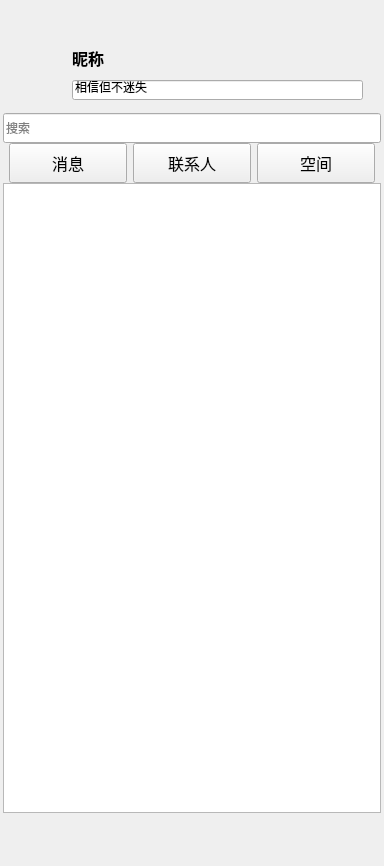
<?xml version="1.0" encoding="UTF-8"?>
<ui version="4.0">
 <class>MainWidget</class>
 <widget class="QWidget" name="MainWidget">
  <property name="geometry">
   <rect>
    <x>0</x>
    <y>0</y>
    <width>384</width>
    <height>866</height>
   </rect>
  </property>
  <property name="minimumSize">
   <size>
    <width>288</width>
    <height>588</height>
   </size>
  </property>
  <property name="maximumSize">
   <size>
    <width>605</width>
    <height>1080</height>
   </size>
  </property>
  <property name="windowTitle">
   <string>Form</string>
  </property>
  <layout class="QGridLayout" name="gridLayout_3">
   <property name="leftMargin">
    <number>3</number>
   </property>
   <property name="topMargin">
    <number>3</number>
   </property>
   <property name="rightMargin">
    <number>3</number>
   </property>
   <property name="bottomMargin">
    <number>3</number>
   </property>
   <property name="spacing">
    <number>0</number>
   </property>
   <item row="0" column="0">
    <widget class="QWidget" name="widgetMain" native="true">
     <property name="sizePolicy">
      <sizepolicy hsizetype="Preferred" vsizetype="Preferred">
       <horstretch>0</horstretch>
       <verstretch>0</verstretch>
      </sizepolicy>
     </property>
     <layout class="QGridLayout" name="gridLayout_2">
      <property name="leftMargin">
       <number>0</number>
      </property>
      <property name="topMargin">
       <number>0</number>
      </property>
      <property name="rightMargin">
       <number>0</number>
      </property>
      <property name="bottomMargin">
       <number>0</number>
      </property>
      <property name="spacing">
       <number>0</number>
      </property>
      <item row="0" column="0">
       <widget class="QWidget" name="widgetTop" native="true">
        <property name="sizePolicy">
         <sizepolicy hsizetype="Preferred" vsizetype="Fixed">
          <horstretch>0</horstretch>
          <verstretch>0</verstretch>
         </sizepolicy>
        </property>
        <property name="minimumSize">
         <size>
          <width>0</width>
          <height>140</height>
         </size>
        </property>
        <property name="maximumSize">
         <size>
          <width>16777215</width>
          <height>140</height>
         </size>
        </property>
        <property name="styleSheet">
         <string notr="true"/>
        </property>
        <layout class="QGridLayout" name="gridLayout_4">
         <property name="leftMargin">
          <number>0</number>
         </property>
         <property name="topMargin">
          <number>0</number>
         </property>
         <property name="rightMargin">
          <number>0</number>
         </property>
         <property name="bottomMargin">
          <number>0</number>
         </property>
         <property name="verticalSpacing">
          <number>0</number>
         </property>
         <item row="2" column="0">
          <widget class="QWidget" name="widgetLineEdit" native="true">
           <property name="sizePolicy">
            <sizepolicy hsizetype="Preferred" vsizetype="Fixed">
             <horstretch>0</horstretch>
             <verstretch>0</verstretch>
            </sizepolicy>
           </property>
           <property name="minimumSize">
            <size>
             <width>0</width>
             <height>30</height>
            </size>
           </property>
           <property name="maximumSize">
            <size>
             <width>16777215</width>
             <height>30</height>
            </size>
           </property>
           <layout class="QGridLayout" name="gridLayout">
            <property name="leftMargin">
             <number>0</number>
            </property>
            <property name="topMargin">
             <number>0</number>
            </property>
            <property name="rightMargin">
             <number>0</number>
            </property>
            <property name="bottomMargin">
             <number>0</number>
            </property>
            <property name="spacing">
             <number>0</number>
            </property>
            <item row="0" column="0">
             <widget class="QLineEdit" name="lineEditSearch">
              <property name="sizePolicy">
               <sizepolicy hsizetype="Expanding" vsizetype="Fixed">
                <horstretch>0</horstretch>
                <verstretch>0</verstretch>
               </sizepolicy>
              </property>
              <property name="minimumSize">
               <size>
                <width>0</width>
                <height>30</height>
               </size>
              </property>
              <property name="maximumSize">
               <size>
                <width>16777215</width>
                <height>30</height>
               </size>
              </property>
              <property name="placeholderText">
               <string>搜索</string>
              </property>
              <property name="clearButtonEnabled">
               <bool>true</bool>
              </property>
             </widget>
            </item>
           </layout>
          </widget>
         </item>
         <item row="0" column="0">
          <widget class="QWidget" name="widgetTopBar" native="true">
           <property name="minimumSize">
            <size>
             <width>0</width>
             <height>32</height>
            </size>
           </property>
           <property name="maximumSize">
            <size>
             <width>16777215</width>
             <height>32</height>
            </size>
           </property>
           <layout class="QHBoxLayout" name="horizontalLayout">
            <property name="spacing">
             <number>0</number>
            </property>
            <property name="leftMargin">
             <number>0</number>
            </property>
            <property name="topMargin">
             <number>0</number>
            </property>
            <property name="rightMargin">
             <number>0</number>
            </property>
            <property name="bottomMargin">
             <number>0</number>
            </property>
            <item>
             <spacer name="horizontalSpacer">
              <property name="orientation">
               <enum>Qt::Horizontal</enum>
              </property>
              <property name="sizeHint" stdset="0">
               <size>
                <width>311</width>
                <height>20</height>
               </size>
              </property>
             </spacer>
            </item>
            <item>
             <widget class="QToolButton" name="toolButtonSkin">
              <property name="minimumSize">
               <size>
                <width>32</width>
                <height>32</height>
               </size>
              </property>
              <property name="maximumSize">
               <size>
                <width>32</width>
                <height>32</height>
               </size>
              </property>
              <property name="toolTip">
               <string>个性装扮</string>
              </property>
              <property name="text">
               <string/>
              </property>
              <property name="icon">
               <iconset resource="res.qrc">
                <normaloff>:/main/res/main/skin.png</normaloff>:/main/res/main/skin.png</iconset>
              </property>
              <property name="autoRaise">
               <bool>true</bool>
              </property>
             </widget>
            </item>
            <item>
             <widget class="QToolButton" name="toolButtonEmail">
              <property name="minimumSize">
               <size>
                <width>32</width>
                <height>32</height>
               </size>
              </property>
              <property name="maximumSize">
               <size>
                <width>32</width>
                <height>32</height>
               </size>
              </property>
              <property name="toolTip">
               <string>MQ邮箱</string>
              </property>
              <property name="text">
               <string/>
              </property>
              <property name="icon">
               <iconset resource="res.qrc">
                <normaloff>:/main/res/main/email.png</normaloff>:/main/res/main/email.png</iconset>
              </property>
              <property name="autoRaise">
               <bool>true</bool>
              </property>
             </widget>
            </item>
            <item>
             <widget class="QToolButton" name="toolButtonAdd">
              <property name="minimumSize">
               <size>
                <width>32</width>
                <height>32</height>
               </size>
              </property>
              <property name="maximumSize">
               <size>
                <width>32</width>
                <height>32</height>
               </size>
              </property>
              <property name="toolTip">
               <string>界面管理器</string>
              </property>
              <property name="text">
               <string/>
              </property>
              <property name="icon">
               <iconset resource="res.qrc">
                <normaloff>:/main/res/main/main-add.png</normaloff>:/main/res/main/main-add.png</iconset>
              </property>
              <property name="autoRaise">
               <bool>true</bool>
              </property>
             </widget>
            </item>
            <item>
             <widget class="QToolButton" name="toolButtonMore">
              <property name="minimumSize">
               <size>
                <width>32</width>
                <height>32</height>
               </size>
              </property>
              <property name="maximumSize">
               <size>
                <width>32</width>
                <height>32</height>
               </size>
              </property>
              <property name="text">
               <string/>
              </property>
              <property name="icon">
               <iconset resource="res.qrc">
                <normaloff>:/main/res/main/main-more.png</normaloff>:/main/res/main/main-more.png</iconset>
              </property>
              <property name="autoRaise">
               <bool>true</bool>
              </property>
             </widget>
            </item>
            <item>
             <widget class="QToolButton" name="toolButtonMin">
              <property name="minimumSize">
               <size>
                <width>32</width>
                <height>32</height>
               </size>
              </property>
              <property name="maximumSize">
               <size>
                <width>32</width>
                <height>32</height>
               </size>
              </property>
              <property name="toolTip">
               <string>最小化</string>
              </property>
              <property name="text">
               <string/>
              </property>
              <property name="icon">
               <iconset resource="res.qrc">
                <normaloff>:/main/res/main/main-min.png</normaloff>:/main/res/main/main-min.png</iconset>
              </property>
              <property name="autoRaise">
               <bool>true</bool>
              </property>
             </widget>
            </item>
            <item>
             <widget class="QToolButton" name="toolButtonClose">
              <property name="minimumSize">
               <size>
                <width>32</width>
                <height>32</height>
               </size>
              </property>
              <property name="maximumSize">
               <size>
                <width>32</width>
                <height>32</height>
               </size>
              </property>
              <property name="toolTip">
               <string>关闭</string>
              </property>
              <property name="text">
               <string/>
              </property>
              <property name="icon">
               <iconset resource="res.qrc">
                <normaloff>:/main/res/main/main-close.png</normaloff>:/main/res/main/main-close.png</iconset>
              </property>
              <property name="autoRaise">
               <bool>true</bool>
              </property>
             </widget>
            </item>
           </layout>
          </widget>
         </item>
         <item row="1" column="0">
          <widget class="QWidget" name="widgetTopMain" native="true">
           <widget class="QLabel" name="labelHead">
            <property name="geometry">
             <rect>
              <x>9</x>
              <y>12</y>
              <width>54</width>
              <height>54</height>
             </rect>
            </property>
            <property name="minimumSize">
             <size>
              <width>54</width>
              <height>54</height>
             </size>
            </property>
            <property name="maximumSize">
             <size>
              <width>54</width>
              <height>54</height>
             </size>
            </property>
            <property name="text">
             <string/>
            </property>
           </widget>
           <widget class="QLabel" name="labelNickname">
            <property name="geometry">
             <rect>
              <x>69</x>
              <y>13</y>
              <width>291</width>
              <height>20</height>
             </rect>
            </property>
            <property name="sizePolicy">
             <sizepolicy hsizetype="Expanding" vsizetype="Preferred">
              <horstretch>0</horstretch>
              <verstretch>0</verstretch>
             </sizepolicy>
            </property>
            <property name="minimumSize">
             <size>
              <width>0</width>
              <height>20</height>
             </size>
            </property>
            <property name="maximumSize">
             <size>
              <width>16777215</width>
              <height>20</height>
             </size>
            </property>
            <property name="font">
             <font>
              <pointsize>12</pointsize>
              <weight>75</weight>
              <bold>true</bold>
             </font>
            </property>
            <property name="text">
             <string>昵称</string>
            </property>
           </widget>
           <widget class="QLineEdit" name="lineEditSignature">
            <property name="geometry">
             <rect>
              <x>69</x>
              <y>45</y>
              <width>291</width>
              <height>20</height>
             </rect>
            </property>
            <property name="text">
             <string>相信但不迷失</string>
            </property>
           </widget>
          </widget>
         </item>
        </layout>
       </widget>
      </item>
      <item row="1" column="0">
       <widget class="QWidget" name="widgetMiddle" native="true">
        <layout class="QGridLayout" name="gridLayout_5">
         <property name="leftMargin">
          <number>0</number>
         </property>
         <property name="topMargin">
          <number>0</number>
         </property>
         <property name="rightMargin">
          <number>0</number>
         </property>
         <property name="bottomMargin">
          <number>0</number>
         </property>
         <property name="spacing">
          <number>0</number>
         </property>
         <item row="0" column="0">
          <widget class="QWidget" name="widgetMiddleTop" native="true">
           <property name="sizePolicy">
            <sizepolicy hsizetype="Preferred" vsizetype="Fixed">
             <horstretch>0</horstretch>
             <verstretch>0</verstretch>
            </sizepolicy>
           </property>
           <property name="minimumSize">
            <size>
             <width>0</width>
             <height>40</height>
            </size>
           </property>
           <property name="maximumSize">
            <size>
             <width>16777215</width>
             <height>40</height>
            </size>
           </property>
           <layout class="QGridLayout" name="gridLayout_6">
            <property name="leftMargin">
             <number>6</number>
            </property>
            <property name="topMargin">
             <number>0</number>
            </property>
            <property name="rightMargin">
             <number>6</number>
            </property>
            <property name="bottomMargin">
             <number>0</number>
            </property>
            <property name="horizontalSpacing">
             <number>6</number>
            </property>
            <property name="verticalSpacing">
             <number>0</number>
            </property>
            <item row="0" column="0">
             <widget class="QPushButton" name="pushButtonMessage">
              <property name="minimumSize">
               <size>
                <width>0</width>
                <height>40</height>
               </size>
              </property>
              <property name="maximumSize">
               <size>
                <width>16777215</width>
                <height>40</height>
               </size>
              </property>
              <property name="font">
               <font>
                <family>微软雅黑</family>
                <pointsize>12</pointsize>
               </font>
              </property>
              <property name="toolTip">
               <string>消息</string>
              </property>
              <property name="toolTipDuration">
               <number>1</number>
              </property>
              <property name="text">
               <string>消息</string>
              </property>
              <property name="checkable">
               <bool>true</bool>
              </property>
              <property name="checked">
               <bool>false</bool>
              </property>
              <property name="flat">
               <bool>false</bool>
              </property>
             </widget>
            </item>
            <item row="0" column="1">
             <widget class="QPushButton" name="pushButtonLinkman">
              <property name="minimumSize">
               <size>
                <width>0</width>
                <height>40</height>
               </size>
              </property>
              <property name="maximumSize">
               <size>
                <width>16777215</width>
                <height>40</height>
               </size>
              </property>
              <property name="font">
               <font>
                <family>微软雅黑</family>
                <pointsize>12</pointsize>
               </font>
              </property>
              <property name="toolTip">
               <string>联系人</string>
              </property>
              <property name="toolTipDuration">
               <number>1</number>
              </property>
              <property name="text">
               <string>联系人</string>
              </property>
              <property name="checkable">
               <bool>true</bool>
              </property>
              <property name="autoDefault">
               <bool>false</bool>
              </property>
              <property name="default">
               <bool>false</bool>
              </property>
             </widget>
            </item>
            <item row="0" column="2">
             <widget class="QPushButton" name="pushButtonSpace">
              <property name="minimumSize">
               <size>
                <width>0</width>
                <height>40</height>
               </size>
              </property>
              <property name="maximumSize">
               <size>
                <width>16777215</width>
                <height>40</height>
               </size>
              </property>
              <property name="font">
               <font>
                <family>微软雅黑</family>
                <pointsize>12</pointsize>
               </font>
              </property>
              <property name="toolTip">
               <string>空间</string>
              </property>
              <property name="toolTipDuration">
               <number>1</number>
              </property>
              <property name="text">
               <string>空间</string>
              </property>
              <property name="checkable">
               <bool>true</bool>
              </property>
             </widget>
            </item>
           </layout>
          </widget>
         </item>
         <item row="1" column="0">
          <widget class="QWidget" name="widgetMiddleBottom" native="true">
           <layout class="QGridLayout" name="gridLayout_7">
            <property name="leftMargin">
             <number>0</number>
            </property>
            <property name="topMargin">
             <number>0</number>
            </property>
            <property name="rightMargin">
             <number>0</number>
            </property>
            <property name="bottomMargin">
             <number>0</number>
            </property>
            <property name="spacing">
             <number>0</number>
            </property>
            <item row="0" column="0">
             <widget class="AnimationStackedWidget" name="stackedWidget">
              <property name="currentIndex">
               <number>0</number>
              </property>
              <widget class="QWidget" name="pageMessage">
               <layout class="QGridLayout" name="gridLayout_8">
                <property name="leftMargin">
                 <number>0</number>
                </property>
                <property name="topMargin">
                 <number>0</number>
                </property>
                <property name="rightMargin">
                 <number>0</number>
                </property>
                <property name="bottomMargin">
                 <number>0</number>
                </property>
                <property name="spacing">
                 <number>0</number>
                </property>
                <item row="0" column="0">
                 <widget class="MyListWidget" name="listWidgetMessage"/>
                </item>
               </layout>
              </widget>
              <widget class="QWidget" name="pageLinkman">
               <layout class="QGridLayout" name="gridLayout_9">
                <property name="leftMargin">
                 <number>0</number>
                </property>
                <property name="topMargin">
                 <number>0</number>
                </property>
                <property name="rightMargin">
                 <number>0</number>
                </property>
                <property name="bottomMargin">
                 <number>0</number>
                </property>
                <property name="spacing">
                 <number>0</number>
                </property>
                <item row="0" column="0">
                 <widget class="QTabWidget" name="tabWidgetLinkman">
                  <property name="font">
                   <font>
                    <family>微软雅黑</family>
                    <pointsize>10</pointsize>
                   </font>
                  </property>
                  <property name="toolTip">
                   <string/>
                  </property>
                  <property name="toolTipDuration">
                   <number>1</number>
                  </property>
                  <property name="currentIndex">
                   <number>0</number>
                  </property>
                  <widget class="QWidget" name="tabFriend">
                   <attribute name="title">
                    <string>好友</string>
                   </attribute>
                   <layout class="QGridLayout" name="gridLayout_10">
                    <property name="leftMargin">
                     <number>0</number>
                    </property>
                    <property name="topMargin">
                     <number>0</number>
                    </property>
                    <property name="rightMargin">
                     <number>0</number>
                    </property>
                    <property name="bottomMargin">
                     <number>0</number>
                    </property>
                    <property name="spacing">
                     <number>0</number>
                    </property>
                    <item row="0" column="0">
                     <widget class="MyTreeWidget" name="treeWidgetFriend">
                      <attribute name="headerVisible">
                       <bool>false</bool>
                      </attribute>
                      <column>
                       <property name="text">
                        <string notr="true">1</string>
                       </property>
                      </column>
                     </widget>
                    </item>
                   </layout>
                  </widget>
                  <widget class="QWidget" name="tabGroup">
                   <attribute name="title">
                    <string>群聊</string>
                   </attribute>
                   <layout class="QGridLayout" name="gridLayout_11">
                    <property name="leftMargin">
                     <number>0</number>
                    </property>
                    <property name="topMargin">
                     <number>0</number>
                    </property>
                    <property name="rightMargin">
                     <number>0</number>
                    </property>
                    <property name="bottomMargin">
                     <number>0</number>
                    </property>
                    <property name="spacing">
                     <number>0</number>
                    </property>
                    <item row="0" column="0">
                     <widget class="MyTreeWidget" name="treeWidgetGroup">
                      <attribute name="headerVisible">
                       <bool>false</bool>
                      </attribute>
                      <column>
                       <property name="text">
                        <string notr="true">1</string>
                       </property>
                      </column>
                     </widget>
                    </item>
                   </layout>
                  </widget>
                 </widget>
                </item>
               </layout>
              </widget>
              <widget class="QWidget" name="pageSpace"/>
             </widget>
            </item>
           </layout>
          </widget>
         </item>
        </layout>
       </widget>
      </item>
      <item row="2" column="0">
       <widget class="QWidget" name="widgetBottom" native="true">
        <property name="sizePolicy">
         <sizepolicy hsizetype="Preferred" vsizetype="Fixed">
          <horstretch>0</horstretch>
          <verstretch>0</verstretch>
         </sizepolicy>
        </property>
        <property name="minimumSize">
         <size>
          <width>0</width>
          <height>50</height>
         </size>
        </property>
        <property name="maximumSize">
         <size>
          <width>16777215</width>
          <height>50</height>
         </size>
        </property>
        <layout class="QGridLayout" name="gridLayout_12">
         <property name="topMargin">
          <number>0</number>
         </property>
         <property name="bottomMargin">
          <number>0</number>
         </property>
         <property name="spacing">
          <number>0</number>
         </property>
         <item row="0" column="0">
          <widget class="QToolButton" name="toolButtonMenu">
           <property name="minimumSize">
            <size>
             <width>40</width>
             <height>50</height>
            </size>
           </property>
           <property name="maximumSize">
            <size>
             <width>40</width>
             <height>50</height>
            </size>
           </property>
           <property name="toolTip">
            <string>主菜单</string>
           </property>
           <property name="text">
            <string/>
           </property>
           <property name="icon">
            <iconset resource="res.qrc">
             <normaloff>:/main/res/main/menu.png</normaloff>:/main/res/main/menu.png</iconset>
           </property>
           <property name="iconSize">
            <size>
             <width>23</width>
             <height>23</height>
            </size>
           </property>
           <property name="autoRaise">
            <bool>true</bool>
           </property>
          </widget>
         </item>
         <item row="0" column="1">
          <widget class="QToolButton" name="toolButtonAddFriend">
           <property name="minimumSize">
            <size>
             <width>40</width>
             <height>50</height>
            </size>
           </property>
           <property name="maximumSize">
            <size>
             <width>40</width>
             <height>50</height>
            </size>
           </property>
           <property name="toolTip">
            <string>添加好友/群</string>
           </property>
           <property name="text">
            <string/>
           </property>
           <property name="icon">
            <iconset resource="res.qrc">
             <normaloff>:/main/res/main/add-friend.png</normaloff>:/main/res/main/add-friend.png</iconset>
           </property>
           <property name="iconSize">
            <size>
             <width>22</width>
             <height>22</height>
            </size>
           </property>
           <property name="autoRaise">
            <bool>true</bool>
           </property>
          </widget>
         </item>
         <item row="0" column="2">
          <spacer name="horizontalSpacer_2">
           <property name="orientation">
            <enum>Qt::Horizontal</enum>
           </property>
           <property name="sizeHint" stdset="0">
            <size>
             <width>197</width>
             <height>20</height>
            </size>
           </property>
          </spacer>
         </item>
         <item row="0" column="3">
          <widget class="QToolButton" name="toolButtonMusic">
           <property name="minimumSize">
            <size>
             <width>40</width>
             <height>50</height>
            </size>
           </property>
           <property name="maximumSize">
            <size>
             <width>40</width>
             <height>50</height>
            </size>
           </property>
           <property name="toolTip">
            <string>MQ音乐</string>
           </property>
           <property name="text">
            <string/>
           </property>
           <property name="icon">
            <iconset resource="res.qrc">
             <normaloff>:/main/res/main/music.png</normaloff>:/main/res/main/music.png</iconset>
           </property>
           <property name="iconSize">
            <size>
             <width>30</width>
             <height>30</height>
            </size>
           </property>
           <property name="autoRaise">
            <bool>true</bool>
           </property>
          </widget>
         </item>
         <item row="0" column="4">
          <widget class="QToolButton" name="toolButtonApply">
           <property name="minimumSize">
            <size>
             <width>40</width>
             <height>50</height>
            </size>
           </property>
           <property name="maximumSize">
            <size>
             <width>40</width>
             <height>50</height>
            </size>
           </property>
           <property name="toolTip">
            <string>应用管理器</string>
           </property>
           <property name="text">
            <string/>
           </property>
           <property name="icon">
            <iconset resource="res.qrc">
             <normaloff>:/main/res/main/apply.png</normaloff>:/main/res/main/apply.png</iconset>
           </property>
           <property name="iconSize">
            <size>
             <width>30</width>
             <height>30</height>
            </size>
           </property>
           <property name="autoRaise">
            <bool>true</bool>
           </property>
          </widget>
         </item>
        </layout>
       </widget>
      </item>
     </layout>
    </widget>
   </item>
  </layout>
 </widget>
 <customwidgets>
  <customwidget>
   <class>MyListWidget</class>
   <extends>QListWidget</extends>
   <header>customer_widgets/MyListWidget.h</header>
  </customwidget>
  <customwidget>
   <class>AnimationStackedWidget</class>
   <extends>QStackedWidget</extends>
   <header>feature_widgets/AnimationStackedWidget.h</header>
   <container>1</container>
  </customwidget>
  <customwidget>
   <class>MyTreeWidget</class>
   <extends>QTreeWidget</extends>
   <header>customer_widgets/MyTreeWidget.h</header>
  </customwidget>
 </customwidgets>
 <resources>
  <include location="res.qrc"/>
 </resources>
 <connections/>
</ui>
